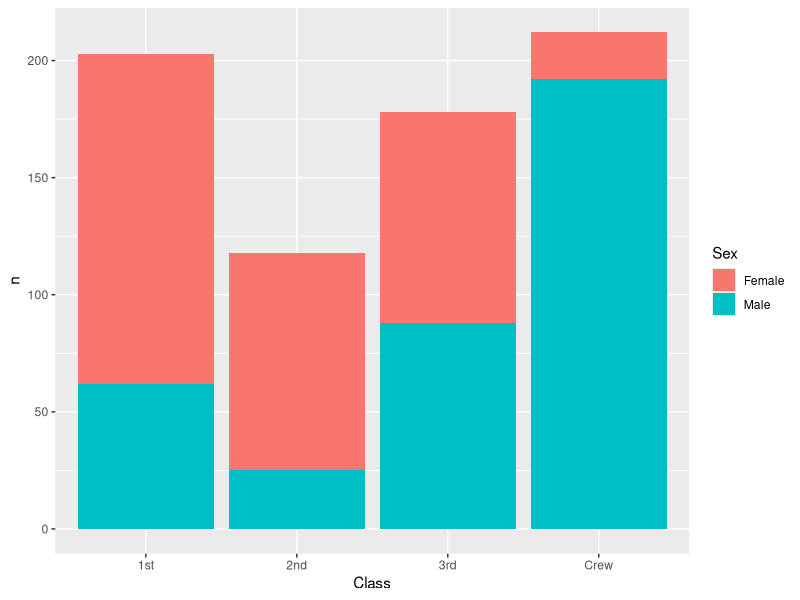
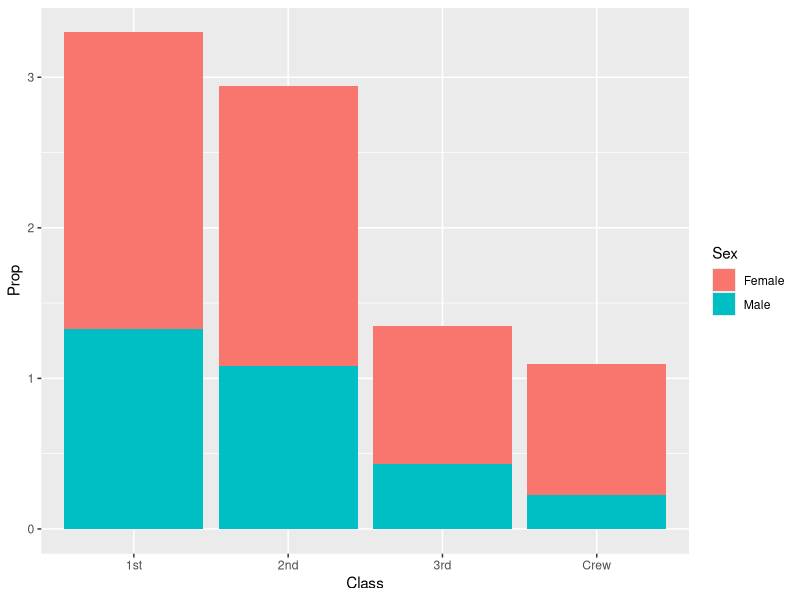
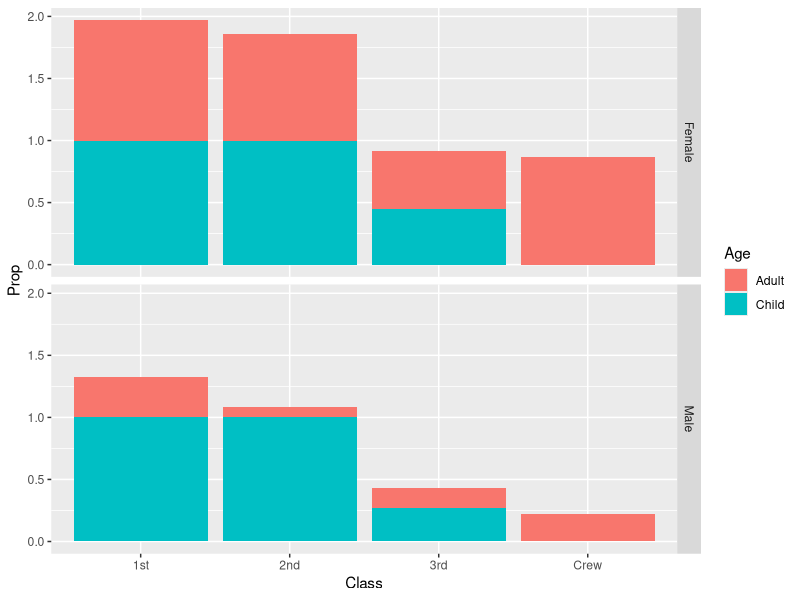

The R script that drew these images, in order:
## ---- chunk 1
library(tidyverse)

df_titanic <- as_tibble(Titanic)
## ---- chunk 2
## TASK: Perform a `glimpse` of df_titanic
glimpse(df_titanic)
## ---- chunk 3
## NOTE: No need to edit! We'll cover how to
## do this calculation in a later exercise.
df_titanic %>% summarize(total = sum(n))
## ---- chunk 4
## TASK: Visualize counts against `Class` and `Sex`

survived_q3 <-
  df_titanic %>% 
  filter(Survived == 'Yes')

survived_q3 %>% 
  ggplot(aes(Class, n, fill = Sex)) +
  geom_col()
## ---- chunk 5
## NOTE: No need to edit! We'll cover how to
## do this calculation in a later exercise.
df_prop <-
  df_titanic %>%
  group_by(Class, Sex, Age) %>%
  mutate(
    Total = sum(n),
    Prop = n / Total
  ) %>%
  ungroup()
df_prop
## ---- chunk 6

df_prop %>% 
  filter(Survived == 'Yes') %>% 
  ggplot(aes(Class, Prop, fill = Sex)) +
  geom_col()
## ---- chunk 7
df_prop %>% 
  filter(Survived == 'Yes') %>% 
  ggplot(aes(Class, Prop, fill = Age)) +
  geom_col() +
  facet_grid(rows = 'Sex')




  
